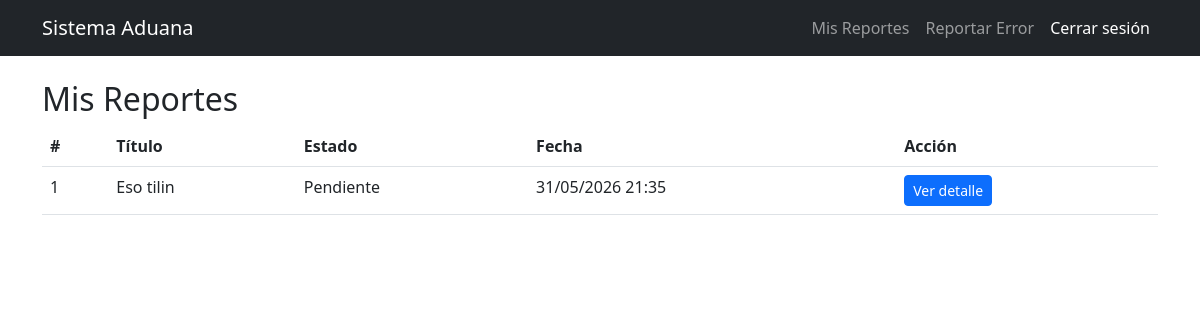
Screenshot of /reportes/mis-reportes/ (signed in) with the database file from the repository.
### reportes/models.py (models this page shows, shortened)
class ReporteError(models.Model):
    CATEGORIAS = [
        ('partida_arancelaria', 'Error en Partida Arancelaria'),
        ('codigo_producto', 'Error en Código de Producto'),
        ('tarifa', 'Error en Tarifa/Arancel'),
        ('descripcion', 'Error en Descripción'),
        ('busqueda', 'Error en Búsqueda'),
        ('visualizacion', 'Error de Visualización'),
        ('otro', 'Otro'),
    ]
    ESTADOS = [
        ('pendiente', 'Pendiente'),
        ('en_revision', 'En Revisión'),
        ('resuelto', 'Resuelto'),
        ('rechazado', 'Rechazado'),
    ]
    PRIORIDADES = [
        ('baja', 'Baja'),
        ('media', 'Media'),
        ('alta', 'Alta'),
        ('critica', 'Crítica'),
    ]
    titulo = models.CharField(max_length=200)
    categoria = models.CharField(max_length=50, choices=CATEGORIAS, default='otro')
    descripcion = models.TextField()
    partida_arancelaria_afectada = models.CharField(max_length=20, blank=True, null=True)
    codigo_producto_afectado = models.CharField(max_length=50, blank=True, null=True)
    captura_pantalla = models.ImageField(upload_to='capturas/%Y/%m/', blank=True, null=True)
    nombre_reportante = models.CharField(max_length=100)
    email_reportante = models.EmailField()
    es_usuario_registrado = models.BooleanField(default=False)
    usuario = models.ForeignKey(User, on_delete=models.SET_NULL, null=True, blank=True)
    estado = models.CharField(max_length=20, choices=ESTADOS, default='pendiente')
    prioridad = models.CharField(max_length=20, choices=PRIORIDADES, default='media')
    fecha_creacion = models.DateTimeField(auto_now_add=True)
    fecha_actualizacion = models.DateTimeField(auto_now=True)
    fecha_resolucion = models.DateTimeField(null=True, blank=True)
    notas_admin = models.TextField(blank=True, null=True)
    class Meta:
        ordering = ['-fecha_creacion']

### reportes/views.py (the view)
# urls.py: path('mis-reportes/', views.mis_reportes, name='mis_reportes'),
@login_required
def mis_reportes(request):
    reportes = ReporteError.objects.filter(usuario=request.user)
    return render(request, 'reportes/mis_reportes.html', {'reportes': reportes})

### reportes/templates/reportes/mis_reportes.html
{% extends 'base.html' %}
{% block content %}
<div class="container py-4">
    <h2>Mis Reportes</h2>
    <table class="table">
        <thead>
            <tr>
                <th>#</th>
                <th>Título</th>
                <th>Estado</th>
                <th>Fecha</th>
                <th>Acción</th>
            </tr>
        </thead>
        <tbody>
            {% for r in reportes %}
            <tr>
                <td>{{ r.id }}</td>
                <td>{{ r.titulo }}</td>
                <td>{{ r.get_estado_display }}</td>
                <td>{{ r.fecha_creacion|date:"d/m/Y H:i" }}</td>
                <td><a href="{% url 'reportes:detalle_usuario' r.id %}" class="btn btn-sm btn-primary">Ver detalle</a></td>
            </tr>
            {% empty %}
            <tr><td colspan="5">No has enviado reportes.</td></tr>
            {% endfor %}
        </tbody>
    </table>
</div>
{% endblock %}

### rows the page displays
ReporteError: id "1", titulo "Eso tilin", estado "Pendiente", fecha_creacion "31/05/2026 21:35"
